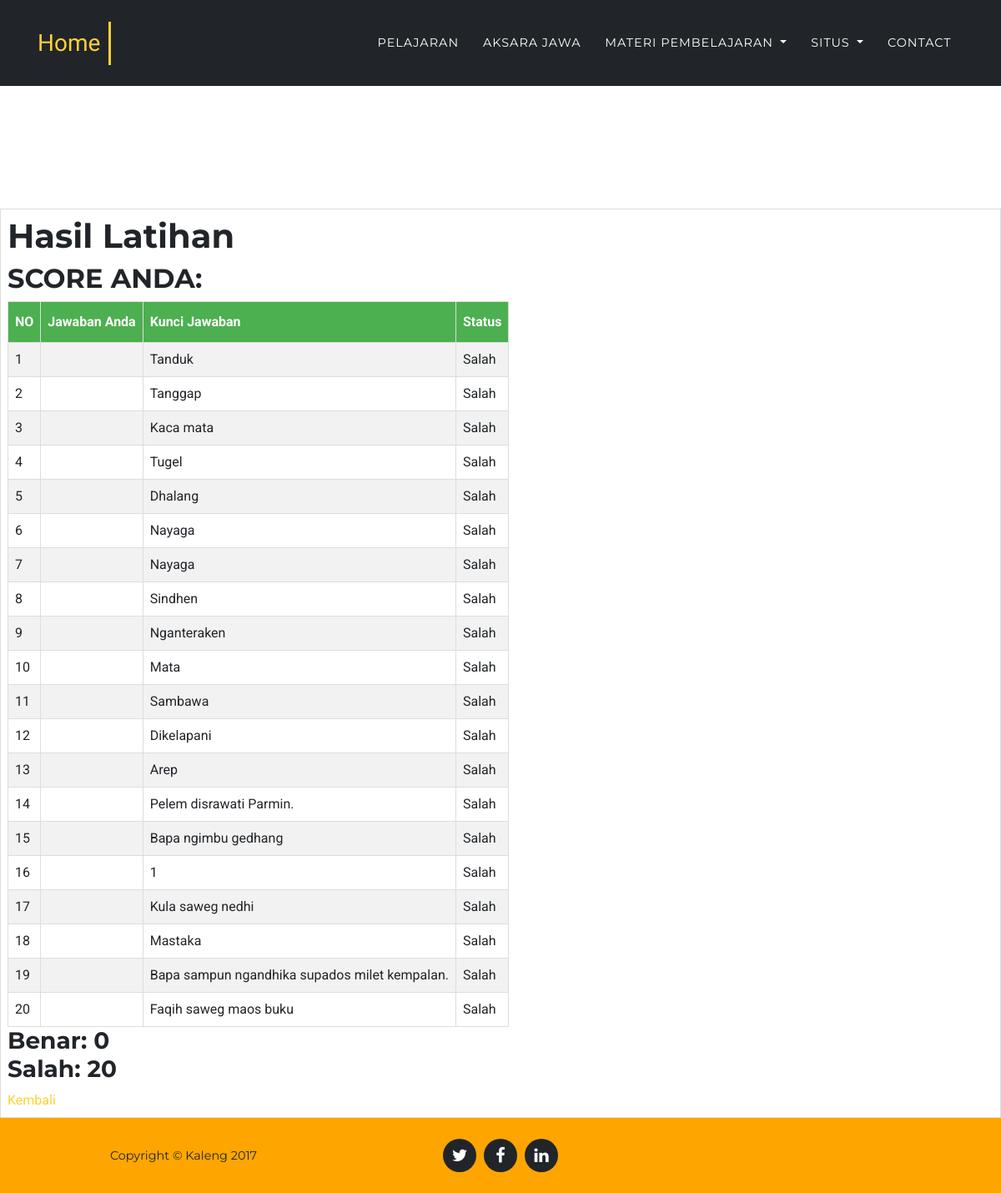
Page /result_lat_sedang.php on the committed database.
### tables this page shows
CREATE TABLE `soal_sedang` (
  `no` int(11) NOT NULL,
  `soal` text NOT NULL,
  `a` varchar(1000) NOT NULL,
  `b` varchar(1000) NOT NULL,
  `c` varchar(1000) NOT NULL,
  `d` varchar(1000) NOT NULL,
  `kunci` varchar(1000) NOT NULL
);

### result_lat_sedang.php (the view, shortened to what this page needs)
<?php
$Id_User = isset($_SESSION['Id_User']) ? $_SESSION['Id_User'] : false;
$Id_Admin = isset($_SESSION['Id_Admin']) ? $_SESSION['Id_Admin'] : false;
$jawab = $_SESSION['jawab'];
?>
<?php
    include 'koneksi kuis.php';
?>
<!DOCTYPE html>
<html lang="en">
  <head>
    <link rel="stylesheet" type="text/css" href="css/login.css">
    <link href="vendor/bootstrap/css/bootstrap.min.css" rel="stylesheet">
    <link href="vendor/font-awesome/css/font-awesome.min.css" rel="stylesheet" type="text/css">
    <link href="css/agency.min.css" rel="stylesheet">
  </head>
  <body id="page-top">
    <nav class="navbar navbar-expand-lg navbar-dark fixed-top" id="mainNav" style="background-color: #212529;">
      <div class="container">
        <a class="navbar-brand js-scroll-trigger" href="index.php?page=home" style="border-right-style: solid; padding-right: 10px">Home</a>
        <div class="collapse navbar-collapse" id="navbarResponsive">
          <ul class="navbar-nav text-uppercase ml-auto">
          <?php
          if($Id_Admin){
            echo "<li class='nav-item dropdown'>
                      <a class='nav-link dropdown-toggle' href='#' id='navbarDropdownPortfolio' data-toggle='dropdown' aria-haspopup='true' aria-expanded='false'>
                        Pelajaran
                      </a>
                      <div class='dropdown-menu dropdown-menu-right' aria-labelledby='navbarDropdownPortfolio'>
                        <a class='dropdown-item' href='index.php?page=kelola_pel'>Kelola Pelajaran</a>
                      </div>
                    </li>";
            }
          else if($Id_User){
            echo "<li class='nav-item'>
                    <a class='nav-link js-scroll-trigger' href='index.php?page=pelajaran'>Pelajaran</a>
                  </li>";
            }
          else{
            echo "<li class='nav-item'>
                    <a class='nav-link js-scroll-trigger' href='index.php?page=pelajaran'>Pelajaran</a>
                  </li>";
          }
          ?>
            <li class="nav-item">
              <a class="nav-link js-scroll-trigger" href="index.php?page=aksara">Aksara Jawa</a>
            </li>
            <?php
            if($Id_User){
               echo "<li class='nav-item dropdown'>
                      <a class='nav-link dropdown-toggle' href='#' id='navbarDropdownPortfolio' data-toggle='dropdown' aria-haspopup='true' aria-expanded='false'>
                        Materi Pembelajaran
                      </a>
                      <div class='dropdown-menu dropdown-menu-right' aria-labelledby='navbarDropdownPortfolio'>
                        <a class='dropdown-item' href='index.php?page=mudah'>Mudah (easy)</a>
                        <a class='dropdown-item' href='index.php?page=sedang'>Sedang (medium)</a>
                        <a class='dropdown-item' href='index.php?page=sulit'>Sulit (hard)</a>
                        <a class='dropdown-item' href='index.php?page=index_kuis&id_user=$_SESSION[Id_User]'>Kuis</a>
                      </div>
                    </li>
                    <li class='nav-item dropdown'>
                      <a class='nav-link dropdown-toggle' href='#' id='navbarDropdownPortfolio' data-toggle='dropdown' aria-haspopup='true' aria-expanded='false'>
                        Situs
                      </a>
                      <div class='dropdown-menu dropdown-menu-right' aria-labelledby='navbarDropdownPortfolio'>
                        <a class='dropdown-item' href='index.php?page=apaitu'>Apa itu 'Belajar Bahasa Indramayu'</a>
                        <a class='dropdown-item' href='index.php?page=pertanyaan'>Daftar Pertanyaan Populer</a>
                      </div>
                    </li>
                    <li class='nav-item'>
                      <a class='nav-link js-scroll-trigger' href='index.php?page=contact' style='margin-right: -50px'>Contact</a>
                    </li>
                    ";
            }
            else{
                echo "<li class='nav-item dropdown'>
                        <a class='nav-link dropdown-toggle' href='#' id='navbarDropdownPortfolio' data-toggle='dropdown' aria-haspopup='true' aria-expanded='false'>
                          Materi Pembelajaran
                        </a>
                        <div class='dropdown-menu dropdown-menu-right' aria-labelledby='navbarDropdownPortfolio'>
                          <a class='dropdown-item' href='index.php?page=mudah'>Mudah (easy)</a>
                          <a class='dropdown-item' href='index.php?page=sedang'>Sedang (medium)</a>
                          <a class='dropdown-item' href='index.php?page=sulit'>Sulit (hard)</a>
                          <a class='dropdown-item' href='kuisfail.php' name=''>Kuis</a>
                        </div>
                      </li>
                      <li class='nav-item dropdown'>
                        <a class='nav-link dropdown-toggle' href='#' id='navbarDropdownPortfolio' data-toggle='dropdown' aria-haspopup='true' aria-expanded='false'>
                          Situs
                        </a>
                        <div class='dropdown-menu dropdown-menu-right' aria-labelledby='navbarDropdownPortfolio'>
                          <a class='dropdown-item' href='index.php?page=apaitu'>Apa itu 'Belajar Bahasa Indramayu'</a>
                          <a class='dropdown-item' href='index.php?page=pertanyaan'>Daftar Pertanyaan Populer</a>
                        </div>
                      </li>
                      <li class='nav-item'>
                        <a class='nav-link js-scroll-trigger' href='index.php?page=contact'>Contact</a>
                      </li>
                      ";
            }
            ?>
          </ul>
        </div>
      </div>
    </nav>
  <table border="1" id="content" align="center" style="margin-top: 250px;">
    <tr bgcolor="white">
        <td>
    <h1 class="hasil">Hasil Latihan</h1>
    <h2>SCORE ANDA: <?php echo $_SESSION['score']; ?></h2>
    <table border="1">
        <tr>
            <th>NO</th>
            <th>Jawaban Anda</th>
            <th>Kunci Jawaban</th>
            <th>Status</th>
        </tr>
        <?php
            $i = 0;
            $benar = $salah = 0;
            $sql = mysqli_query($koneksi,"select * from soal_sedang");
            while($key = mysqli_fetch_array($sql)){
        ?>
        <tr>
            <td><?php echo $i+1; ?></td>
            <td><?php echo $jawab[$i] ?></td>
            <td><?php echo $key['kunci']; ?></td>
            <td>
                <?php
                    if ($jawab[$i] == $key['kunci']) {
                        echo "Benar";
                        $benar++;
                    }else{
                        echo "Salah";
                        $salah++;
                    }
                 ?>
            </td>
        </tr>
        <?php
                $i++;
            }
         ?>
    </table>
    <h3>Benar: <?php echo $benar; ?><br>
    Salah: <?php echo $salah; ?></h3>
    <a href="index.php?page=sedang">Kembali</a>
   </td>
   </tr>
   </table>
    <footer style="background: orange">
      <div class="container">
        <div class="row">
          <div class="col-md-4">
            <span class="copyright">Copyright &copy; Kaleng 2017</span>
          </div>
          <div class="col-md-4">
            <ul class="list-inline social-buttons">
              <li class="list-inline-item">
                <a href="#">
                  <i class="fa fa-twitter"></i>
                </a>
              </li>
              <li class="list-inline-item">
                <a href="#">
                  <i class="fa fa-facebook"></i>
                </a>
              </li>
              <li class="list-inline-item">
                <a href="#">
                  <i class="fa fa-linkedin"></i>
                </a>
              </li>
            </ul>
          </div>
        </div>
      </div>
    </footer>
</body>
</html>

### css/login.css (style rules this page uses)
* { font-family: 'Roboto', sans-serif; }

### result_lat_sedang.php (style rules this page uses)
#content { font-family: "Trebuchet MS", Arial, Helvetica, sans-serif; border-collapse: collapse; width: 100%; }
#content td, #content th { border: 1px solid #ddd; padding: 8px; }
#content tr:nth-child(even) { background-color: #f2f2f2; }
#content th { padding-top: 12px; padding-bottom: 12px; text-align: left; background-color: #4CAF50; color: white; }

### rows in the picture
soal_sedang: kunci "Tanduk", shows "Salah"
soal_sedang: kunci "Tanggap", shows "Salah"
soal_sedang: kunci "Kaca mata", shows "Salah"
soal_sedang: kunci "Tugel", shows "Salah"
soal_sedang: kunci "Dhalang", shows "Salah"
soal_sedang: kunci "Nayaga", shows "Salah"
soal_sedang: kunci "Nayaga", shows "Salah"
soal_sedang: kunci "Sindhen", shows "Salah"
soal_sedang: kunci "Nganteraken", shows "Salah"
soal_sedang: kunci "Mata", shows "Salah"
soal_sedang: kunci "Sambawa", shows "Salah"
soal_sedang: kunci "Dikelapani", shows "Salah"
soal_sedang: kunci "Arep", shows "Salah"
soal_sedang: kunci "Pelem disrawati Parmin.", shows "Salah"
soal_sedang: kunci "Bapa ngimbu gedhang", shows "Salah"
soal_sedang: kunci "1", shows "Salah"
soal_sedang: kunci "Kula saweg nedhi", shows "Salah"
soal_sedang: kunci "Mastaka", shows "Salah"
soal_sedang: kunci "Bapa sampun ngandhika supados milet kempalan.", shows "Salah"
soal_sedang: kunci "Faqih saweg maos buku", shows "Salah"

### other values in the picture
$benar "0"
$salah "20"
